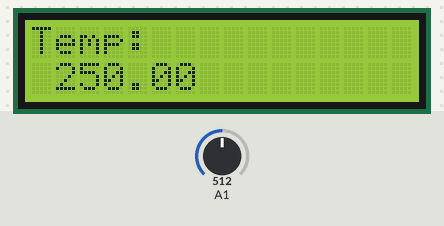
Recording of a sketch running on a simulated Arduino Uno, built with avr-gcc and run on an emulated ATmega328P. Parts: 16×2 character LCD. The test bench sets the inputs (shaded band); at power-on: A1 = 512.

Above: at 1.2 s.
1.3 s: A1 set to 716
At 10.6 s:
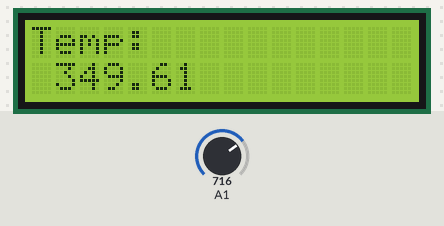
11.5 s: A1 set to 900
At 21.2 s:
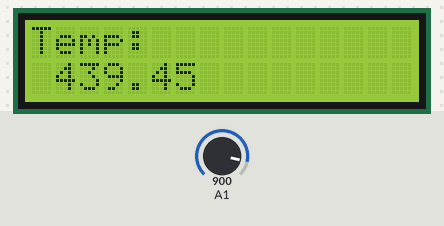
21.6 s: A1 set to 1023
At 30.6 s:
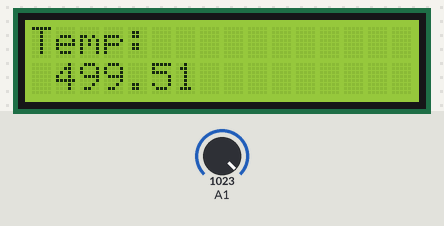
Timing chart, 0 to 32.1 s (numbered marks = the images above; inputs shaded):
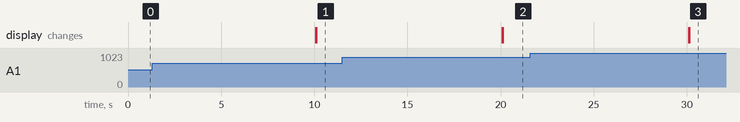

Measured:
- after the input at 1.3 s, the display: first differs from a run without the input after 8.8 s (image 1)
- after the input at 11.5 s, the display: first differs from a run without the input after 8.6 s (image 2)
- after the input at 21.6 s, the display: first differs from a run without the input after 8.5 s (image 3)

The sketch:

Arduino-UNO-Temperature-Display-using-LCD.ino
```cpp
#include <Wire.h>
#include <LiquidCrystal_I2C.h>

// Set the LCD address to 0x27 for a 16 chars and 2 line display
LiquidCrystal_I2C lcd(0x3F, 16, 2);
float x;

void setup() {
  // put your setup code here, to run once:
Serial.begin(9600);
  lcd.begin();

  // Turn on the blacklight and print a message.
  lcd.backlight();
}

void loop() {

  // put your main code here, to run repeatedly:
x=analogRead(A1);
float volt= x*(0.0048828125);
float mv= volt*1000;
float degree= mv/10;

  // Turn on the blacklight and print a message.
lcd.print("Temp: ");
lcd.setCursor(1,1);
lcd.print(degree);
delay(10000);
lcd.clear();
}
```
